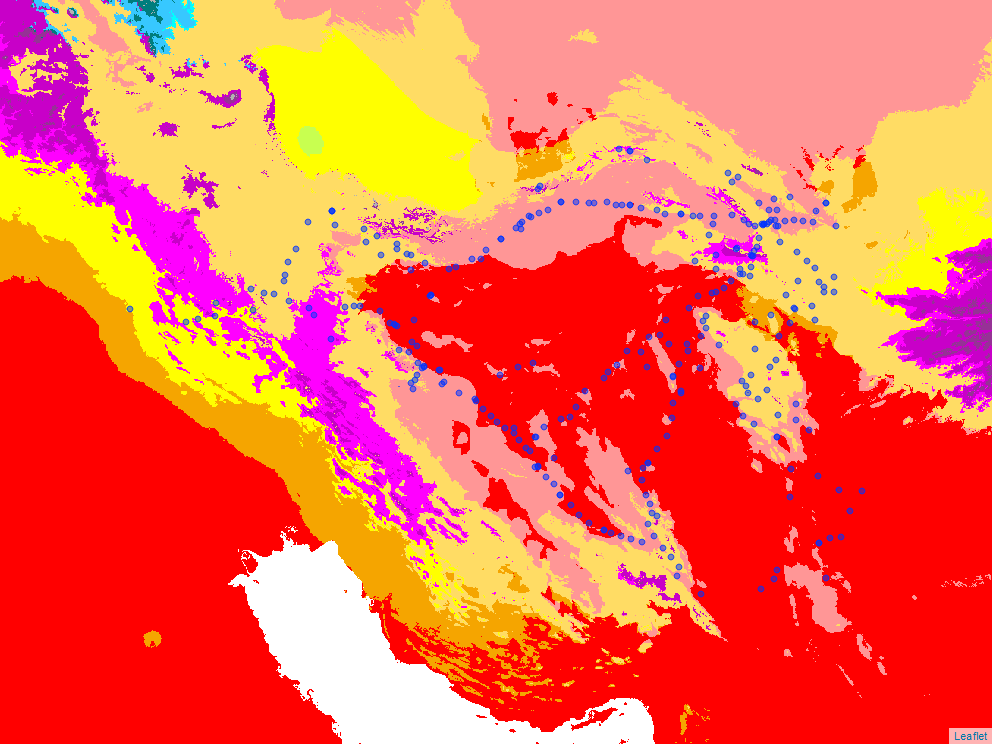

This figure's R source:
geojson_map <- function(map.name = "map",
                        geojson.path = "C:/Rprojects/eamenaR/results/xxx/caravanserais.geojson",
                        ids = "EAMENA ID",
                        field.names = NA,
                        highlights.ids = NA,
                        symbology = paste0(system.file(package = "eamenaR"),
                                           "/extdata/symbology.xlsx"),
                        maptype = "terrain-background",
                        stamen.zoom = 8,
                        fields.for.labels = c("Site Feature Interpretation Type",
                                              "Cultural Period Type",
                                              "Administrative Division ",
                                              "Country Type ",
                                              "Overall Condition State Type"),
                        interactive = F,
                        export.plot = F,
                        dirOut = "C:/Rprojects/eamenaR/results/xxx/",
                        fig.width = 8,
                        fig.height = 8){
  `%>%` <- dplyr::`%>%` # used to not load dplyr
  ea.geojson <- sf::st_read(geojson.path, quiet = TRUE)
  ea.geojson <- sf::st_zm(ea.geojson) # rm Z
  ea.geojson.geom.types <- sf::st_geometry_type(ea.geojson$geometry)
  # Pt, Ln, Pl
  ea.geojson.point <- ea.geojson[sf::st_geometry_type(ea.geojson$geometry) == "POINT", ]
  ea.geojson.point$idf <- rownames(ea.geojson.point)
  ea.geojson.line <- ea.geojson[sf::st_geometry_type(ea.geojson$geometry) == "LINESTRING", ]
  ea.geojson.line$idf <- rownames(ea.geojson.line)
  ea.geojson.polygon <- ea.geojson[sf::st_geometry_type(ea.geojson$geometry) %in% c("POLYGON", "MULTIPOLYGON"), ]
  ea.geojson.polygon$idf <- rownames(ea.geojson.polygon)
  left <- as.numeric(sf::st_bbox(ea.geojson.point)$xmin)
  bottom <- as.numeric(sf::st_bbox(ea.geojson.point)$ymin)
  right <- as.numeric(sf::st_bbox(ea.geojson.point)$xmax)
  top <- as.numeric(sf::st_bbox(ea.geojson.point)$ymax)
  buffer <- mean(c(abs(left - right), abs(top - bottom)))/10
  bbox <- c(left = left - buffer,
            bottom = bottom - buffer,
            right = right + buffer,
            top = top + buffer
  )
  # labels
  labels.pt <-"paste0('<b>', ea.geojson.point[[ids]][a.pt],'</b>'"
  labels.ln <-"paste0('<b>', ea.geojson.line[[ids]][a.pt],'</b>'"
  labels.pl <-"paste0('<b>', ea.geojson.polygon[[ids]][a.pt],'</b>'"
  for(ffl in fields.for.labels){
    labels.pt <- paste0(labels.pt,
                        paste0(", '<br>', ea.geojson.point[['", ffl, "']][a.pt]"))
    labels.ln <- paste0(labels.ln,
                        paste0(", '<br>', ea.geojson.line[['", ffl, "']][a.pt]"))
    labels.pl <- paste0(labels.pl,
                        paste0(", '<br>', ea.geojson.polygon[['", ffl, "']][a.pt]"))
  }
  labels.pt <- paste0(labels.pt, ")")
  labels.ln <- paste0(labels.ln, ")")
  labels.pl <- paste0(labels.pl, ")")
  # add geometries
  if(nrow(ea.geojson.point) > 0){
    ea.geojson.point$lbl <- NA
    for(a.pt in seq(1, nrow(ea.geojson.point))){
      ea.geojson.point[a.pt, "lbl"] <- eval(parse(text = labels.pt))
    }
  }
  if(nrow(ea.geojson.line) > 0){
    ea.geojson.line$lbl <- NA
    for(a.pt in seq(1, nrow(ea.geojson.line))){
      ea.geojson.line[a.pt, "lbl"] <- eval(parse(text = labels.ln))
    }
  }
  if(nrow(ea.geojson.polygon) > 0){
    ea.geojson.polygon$lbl <- NA
    for(a.pt in seq(1, nrow(ea.geojson.polygon))){
      ea.geojson.polygon[a.pt, "lbl"] <- eval(parse(text = labels.pl))
    }
  }
  ea.map <- leaflet::leaflet() %>%
    leaflet::addProviderTiles(leaflet::providers$"Esri.WorldImagery",
                              group = "Ortho") %>%
    leaflet::addProviderTiles(leaflet::providers$"OpenStreetMap",
                              group = "OSM") %>%
    leaflet.extras2::addWMS(group = "Clim",
                            baseUrl = "http://54.155.109.226:8080/geoserver/ows",
                            layers = "Beck_KG_V1_present_0p0083",
                            options = leaflet::WMSTileOptions(
                              transparent = TRUE,
                              format = "image/png",
                              info_format = "text/html")
    ) %>%
    leaflet::fitBounds(left, bottom, right, top)
  if(nrow(ea.geojson.point) > 0){
    ea.map <- ea.map %>%
      leaflet::addCircleMarkers(data = ea.geojson.point,
                                weight = 1,
                                radius = 3,
                                popup = ~lbl,
                                label = ~idf,
                                fillOpacity = .5,
                                opacity = .8)
  }
  if(nrow(ea.geojson.line) > 0){
    ea.map <- ea.map %>%
      leaflet::addPolylines(data = ea.geojson.line,
                            weight = 1,
                            popup = ~lbl,
                            label = ~idf,
                            fillOpacity = .5,
                            opacity = .8)
  }
  if(nrow(ea.geojson.polygon) > 0){
    ea.map <- ea.map %>%
      leaflet::addPolygons(data = ea.geojson.polygon,
                           weight = 1,
                           popup = ~lbl,
                           label = ~idf,
                           fillOpacity = 0,
                           opacity = .8)
  }
  ea.map <- ea.map %>%
    leaflet::addLayersControl(
      baseGroups = c("Clim", "Ortho", "OSM"),
      position = "topright") %>%
    leaflet::addScaleBar(position = "bottomright")

  ea.map

  ## export as PNG
  # m <- leaflet::leaflet() %>% leaflet::addTiles()
  mapview::mapshot(ea.map,
                   file = paste0(dirOut, map.name, ".png")
  )

}
